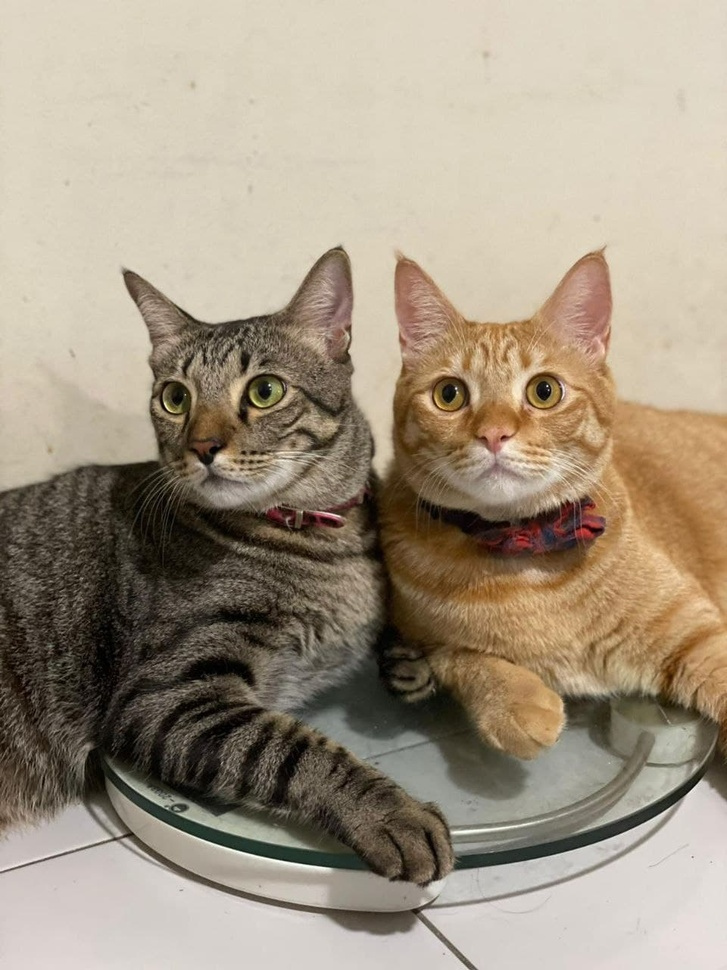
#> input picture Map_Merging/Sandbox_Practice/Images/cat1.jpg, 727 x 970 px, shrunk from 960 x 1280 before the run, found by its file name
$ python thresholding.py
#> lines starting #> are read from the running program, lines starting #| are printed output that depends on the picture; after the words box and inside, x2 and y2 are one past the last pixel; in counts of white or black regions, pixels touching at a corner belong together
import cv2 as cv
import numpy as np
import matplotlib.pyplot as plt

img = cv.imread('Images/Cat1.jpg')
#> img is the input picture: shape (970, 727, 3); mean B, G, R 130.7, 149.4, 162.2
cv.imshow('Cats', img)

gray=cv.cvtColor(img, cv.COLOR_BGR2GRAY)
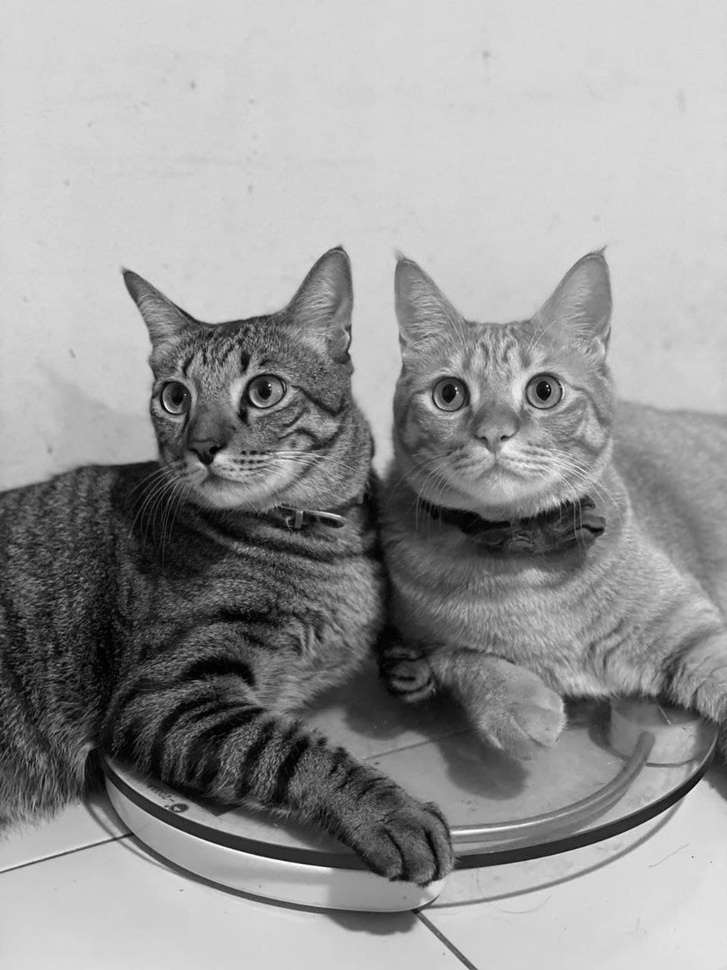
#> gray: shape (970, 727); min 0, max 254, mean 151.1
cv.imshow('Gray', gray)

# Simple Thresholding
threshold, thresh = cv.threshold(gray, 130, 255, cv.THRESH_BINARY)
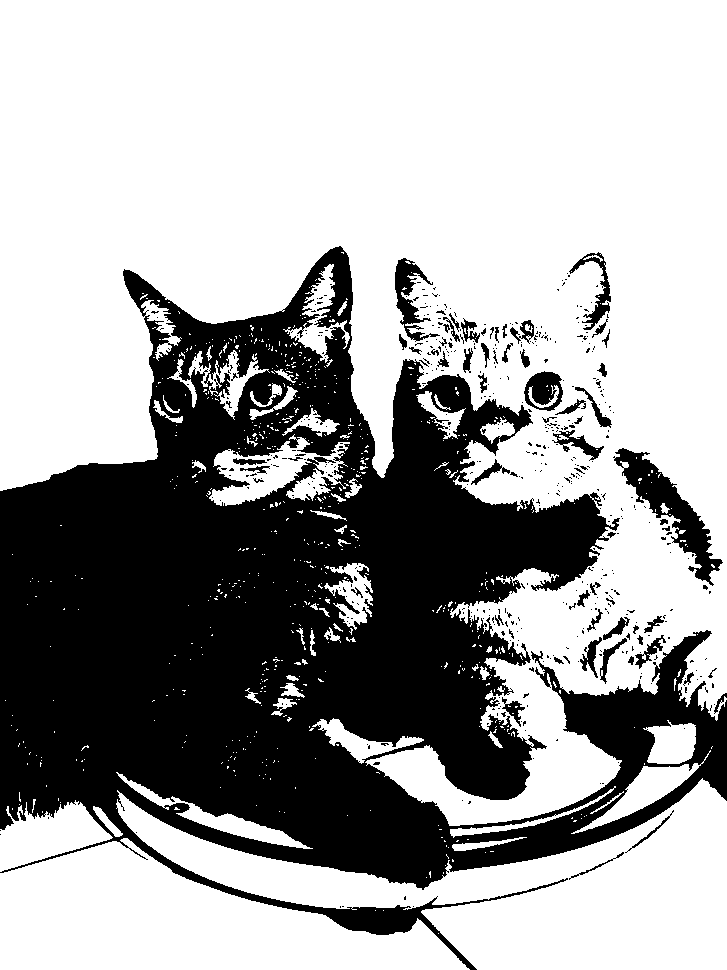
#> thresh: shape (970, 727); 64.4% white; 509 black regions (443 under 20 px), largest, box (x1, y1, x2, y2) and area: (0, 246, 727, 970) 237064, (613, 448, 723, 586) 3945, (395, 258, 440, 342) 1307
cv.imshow('Simple Thresholded', thresh)

threshold, thresh_inv = cv.threshold(gray, 130, 255, cv.THRESH_BINARY_INV)
cv.imshow('Simple Thresholded Inverse', thresh_inv)

# Adaptive Thresholding --> No need to specify the threshold value
# Window sliding and getting the average ofthe pixels in the window
adaptive_thresholding = cv.adaptiveThreshold(gray, 255, adaptiveMethod=cv.ADAPTIVE_THRESH_MEAN_C, thresholdType=cv.THRESH_BINARY, blockSize=11, C=3)
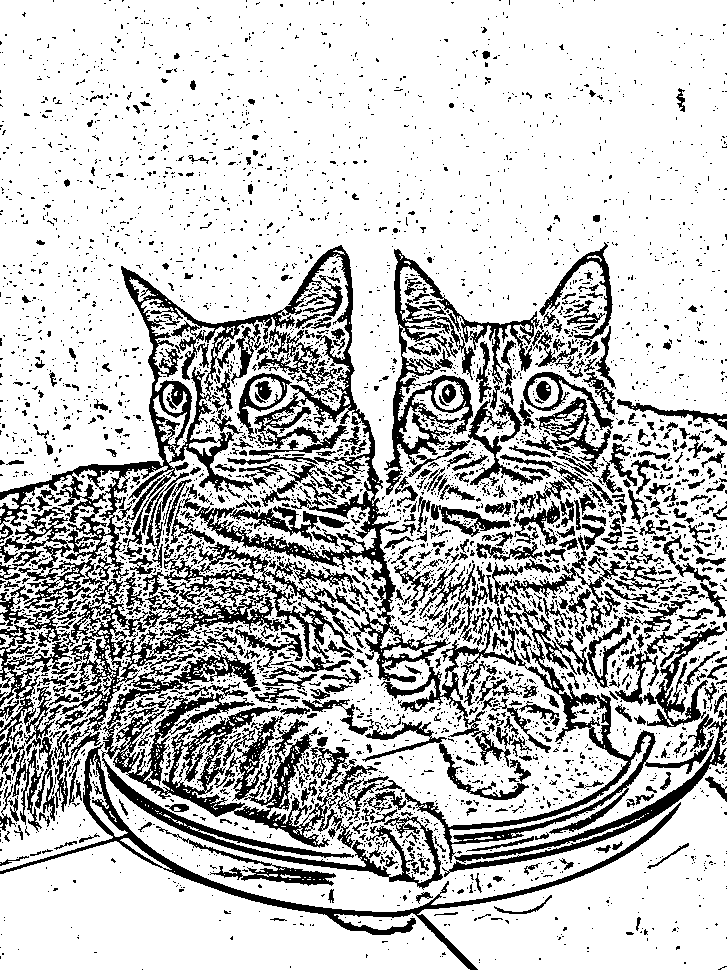
#> adaptive_thresholding: shape (970, 727); 76.5% white; 4268 black regions (3692 under 20 px), largest, box (x1, y1, x2, y2) and area: (60, 541, 443, 890) 28344, (0, 245, 451, 683) 27796, (381, 597, 714, 863) 9546
cv.imshow('Adaptive Thresholding', adaptive_thresholding)

cv.waitKey(0)

$ run again, with Map_Merging/Sandbox_Practice/Images/cat2.jpg copied over Map_Merging/Sandbox_Practice/Images/cat1.jpg
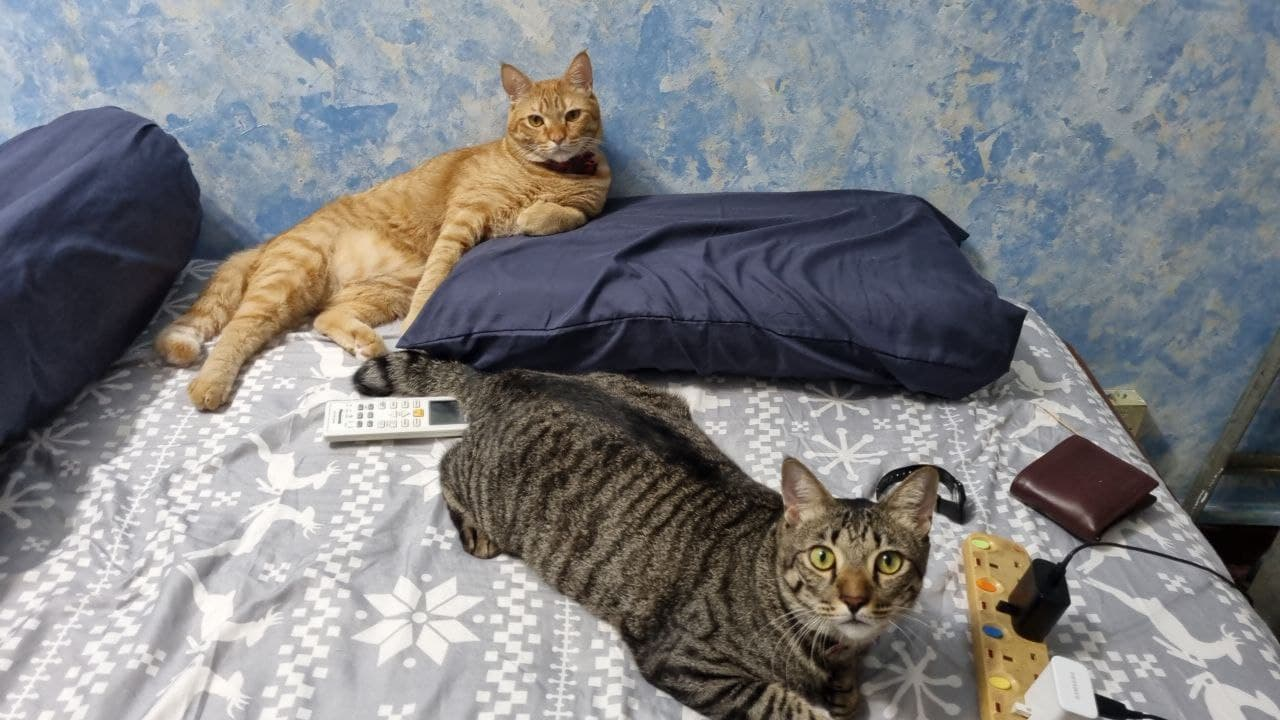
#> input picture Map_Merging/Sandbox_Practice/Images/cat2.jpg, 1280 x 720 px, found by its file name
#> img is the input picture: shape (720, 1280, 3); mean B, G, R 128.8, 126.9, 126.7
#> `threshold, thresh = cv.threshold(gray, 130, 255, cv.THRESH_BINARY)`:
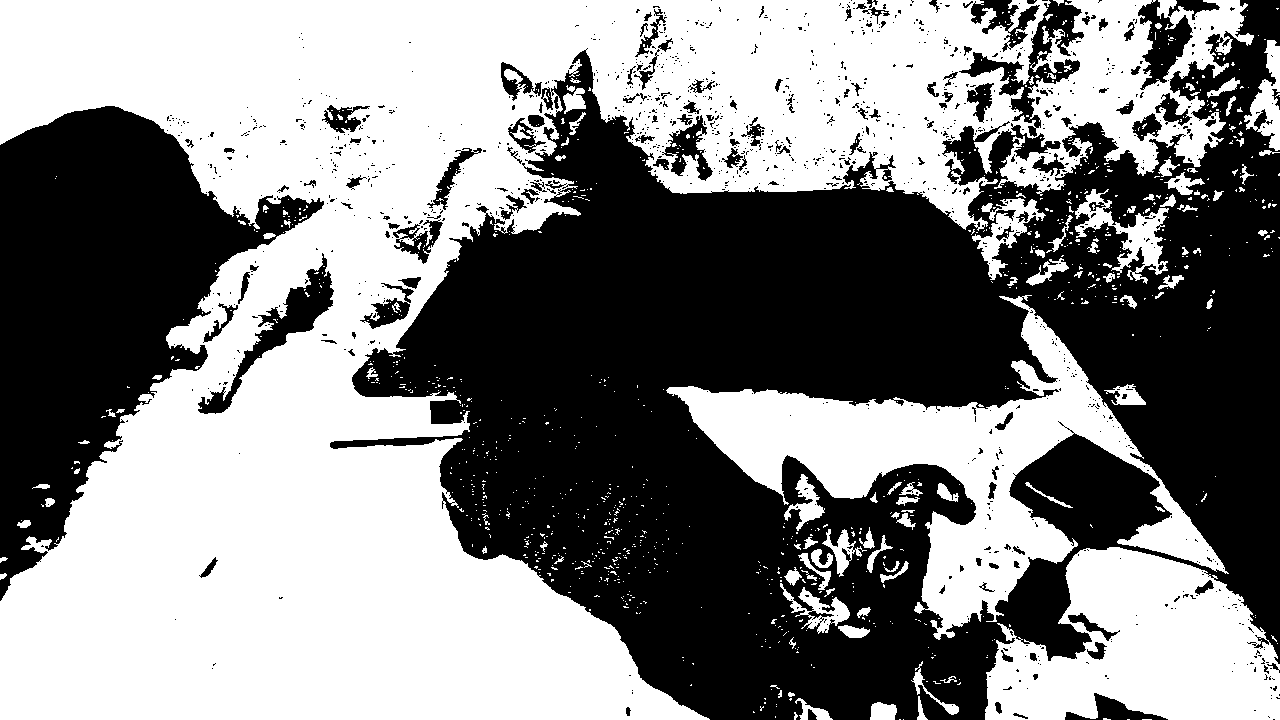
#> thresh: shape (720, 1280); 51.9% white; 1191 black regions (1055 under 20 px), largest, box (x1, y1, x2, y2) and area: (330, 0, 1280, 720) 339779, (0, 106, 324, 601) 72287, (959, 0, 1084, 137) 3924
#> `adaptive_thresholding = cv.adaptiveThreshold(gray, 255, adaptiveMethod..`:
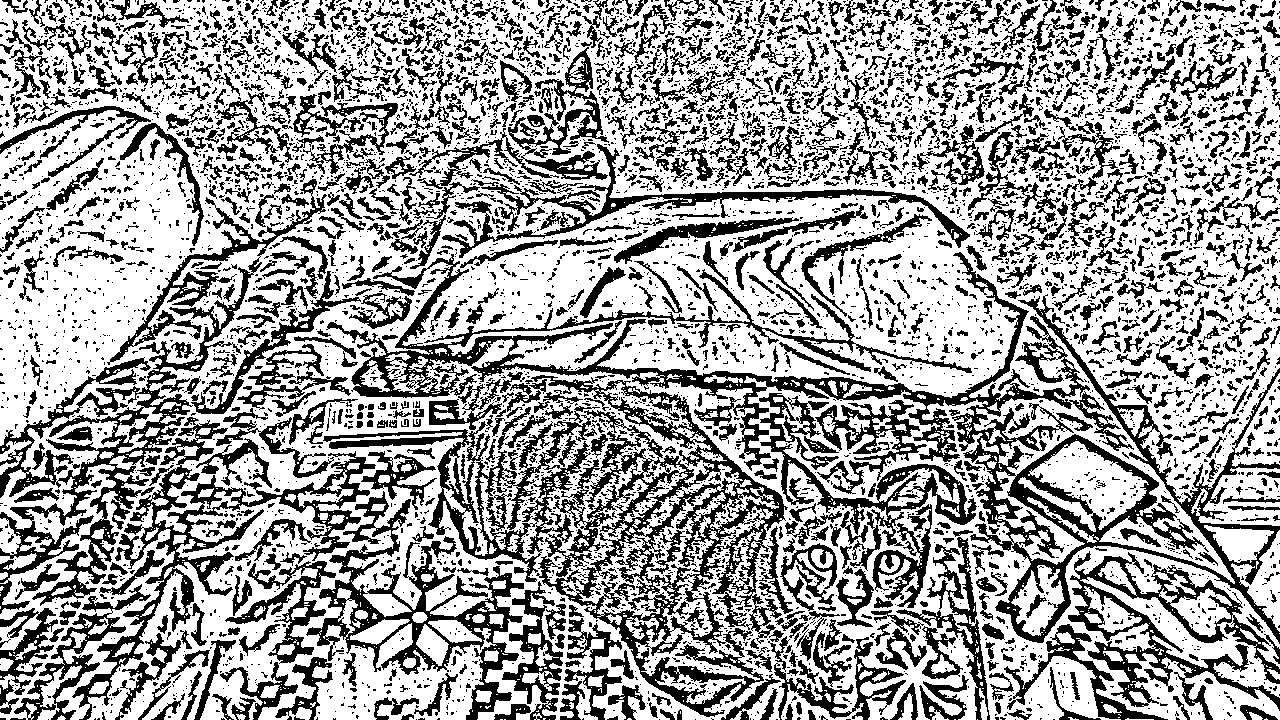
#> adaptive_thresholding: shape (720, 1280); 63.9% white; 6350 black regions (4915 under 20 px), largest, box (x1, y1, x2, y2) and area: (326, 252, 1280, 644) 38585, (323, 375, 788, 717) 32148, (0, 179, 327, 614) 17953

$ run again, with Map_Merging/Sandbox_Practice/Images/cat3.jpg copied over Map_Merging/Sandbox_Practice/Images/cat1.jpg
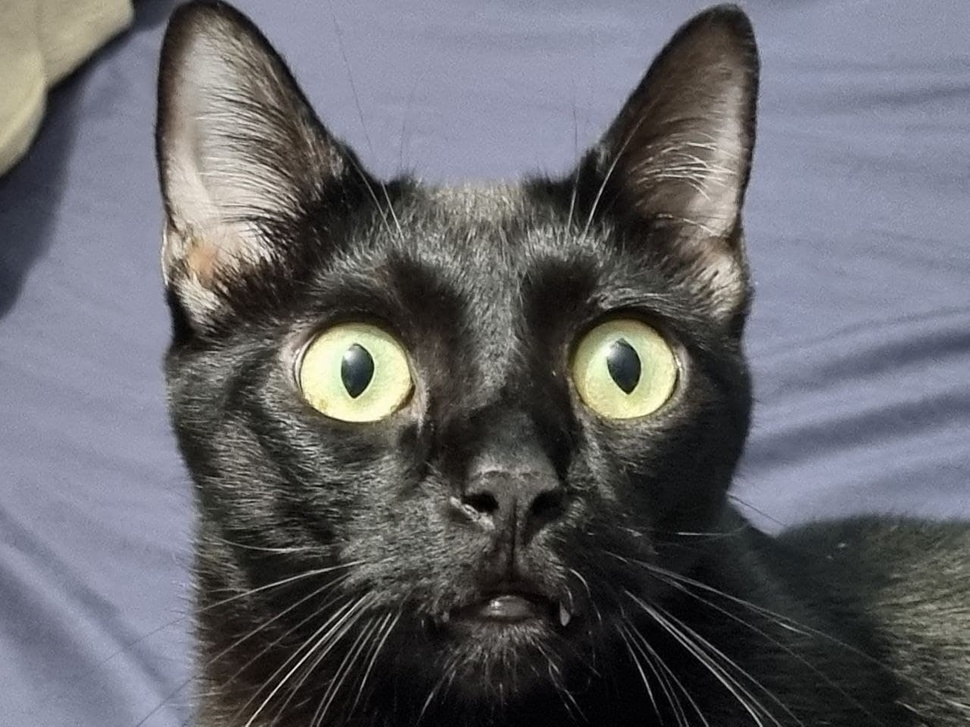
#> input picture Map_Merging/Sandbox_Practice/Images/cat3.jpg, 970 x 727 px, shrunk from 1280 x 960 before the run, found by its file name
#> img is the input picture: shape (727, 970, 3); mean B, G, R 106, 101.2, 100.9
#> `threshold, thresh = cv.threshold(gray, 130, 255, cv.THRESH_BINARY)`:
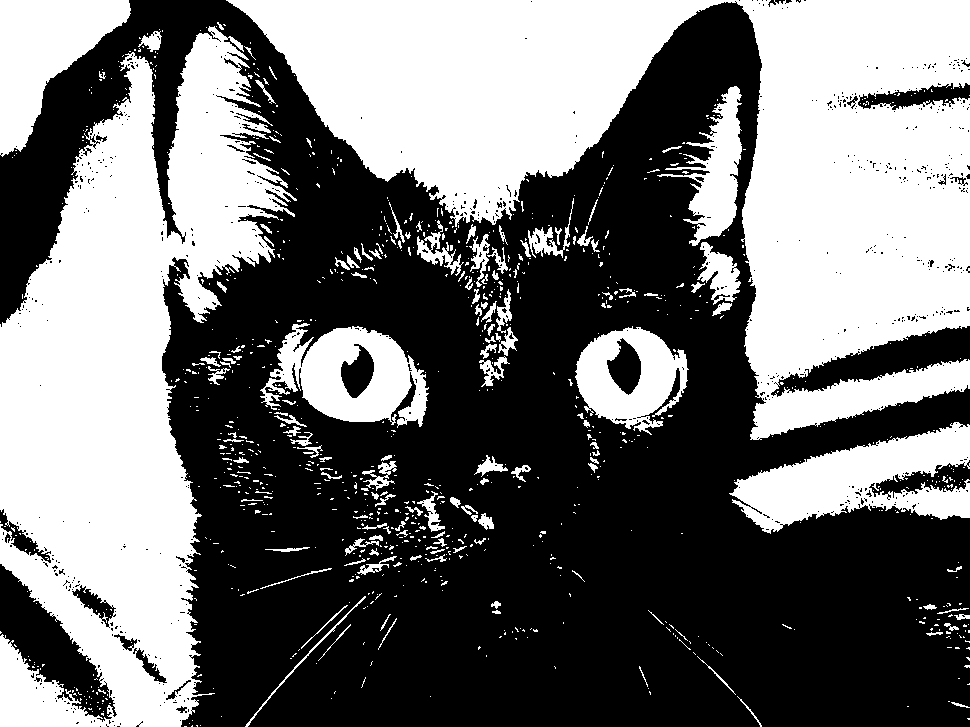
#> thresh: shape (727, 970); 44.5% white; 988 white regions (839 under 20 px), largest, box (x1, y1, x2, y2) and area: (226, 0, 970, 440) 144136, (0, 26, 297, 727) 108095, (729, 422, 970, 534) 13603
#> `adaptive_thresholding = cv.adaptiveThreshold(gray, 255, adaptiveMethod..`:
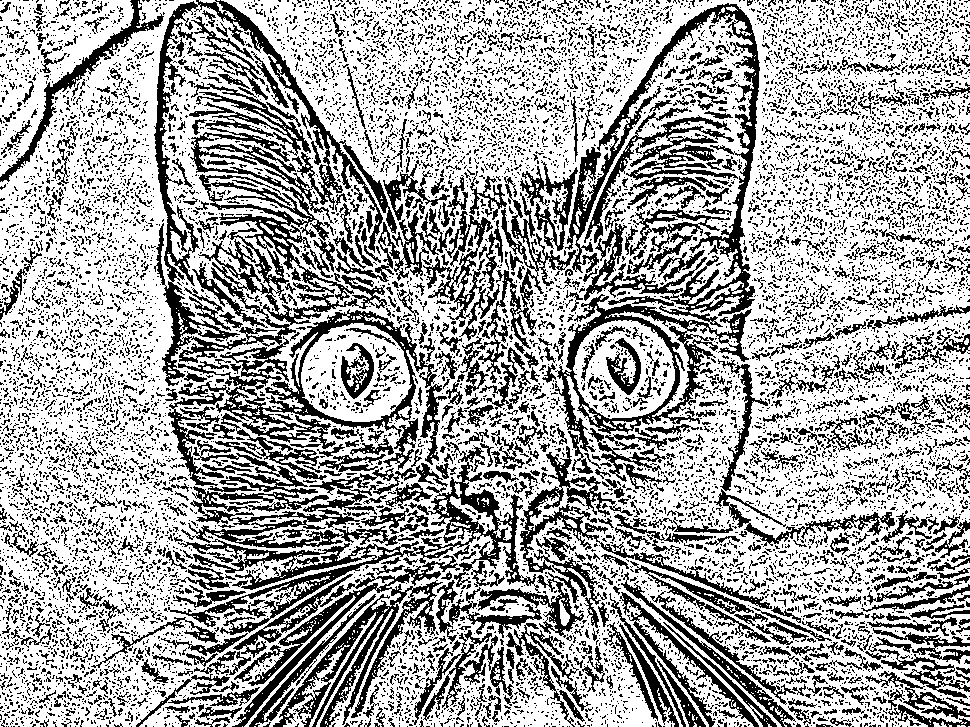
#> adaptive_thresholding: shape (727, 970); 65.6% white; 12210 black regions (11090 under 20 px), largest, box (x1, y1, x2, y2) and area: (154, 0, 447, 480) 29896, (477, 3, 760, 383) 13471, (232, 555, 460, 727) 10532

$ run again, with Map_Merging/Sandbox_Practice/Images/level5_hokuyo_crop1.jpg copied over Map_Merging/Sandbox_Practice/Images/cat1.jpg
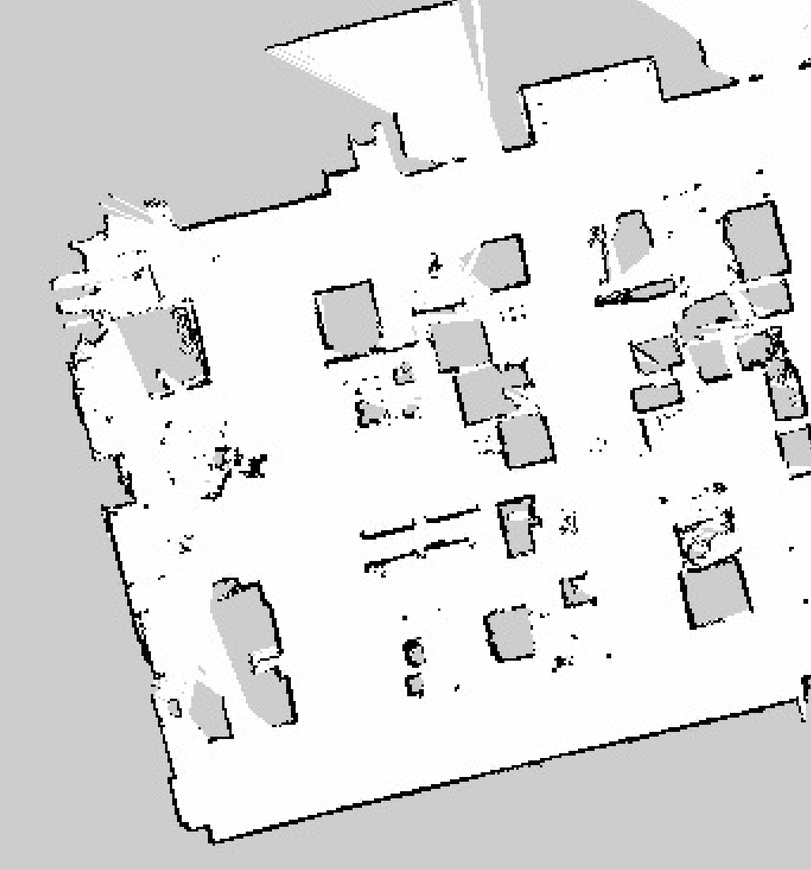
#> input picture Map_Merging/Sandbox_Practice/Images/level5_hokuyo_crop1.jpg, 811 x 870 px, shrunk from 1709 x 1833 before the run, found by its file name
#> img is the input picture: shape (870, 811, 3); min 0, max 255, mean 223.3
#> `threshold, thresh = cv.threshold(gray, 130, 255, cv.THRESH_BINARY)`:
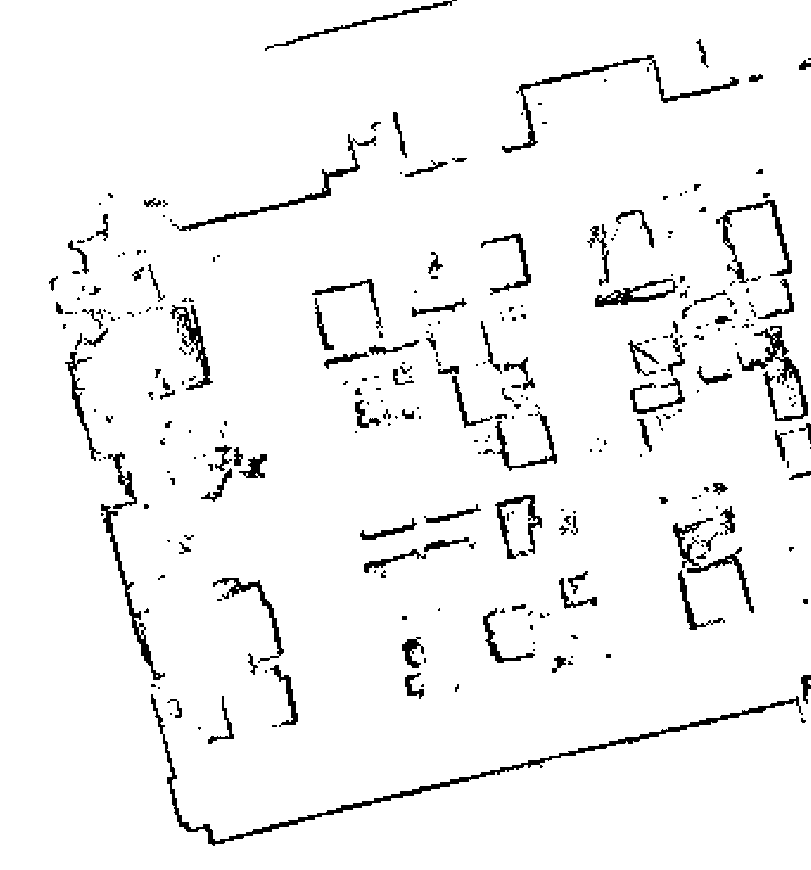
#> thresh: shape (870, 811); 95.4% white; 307 black regions (171 under 20 px), largest, box (x1, y1, x2, y2) and area: (151, 694, 803, 846) 3452, (502, 55, 739, 153) 1492, (737, 326, 808, 421) 1447
#> `adaptive_thresholding = cv.adaptiveThreshold(gray, 255, adaptiveMethod..`:
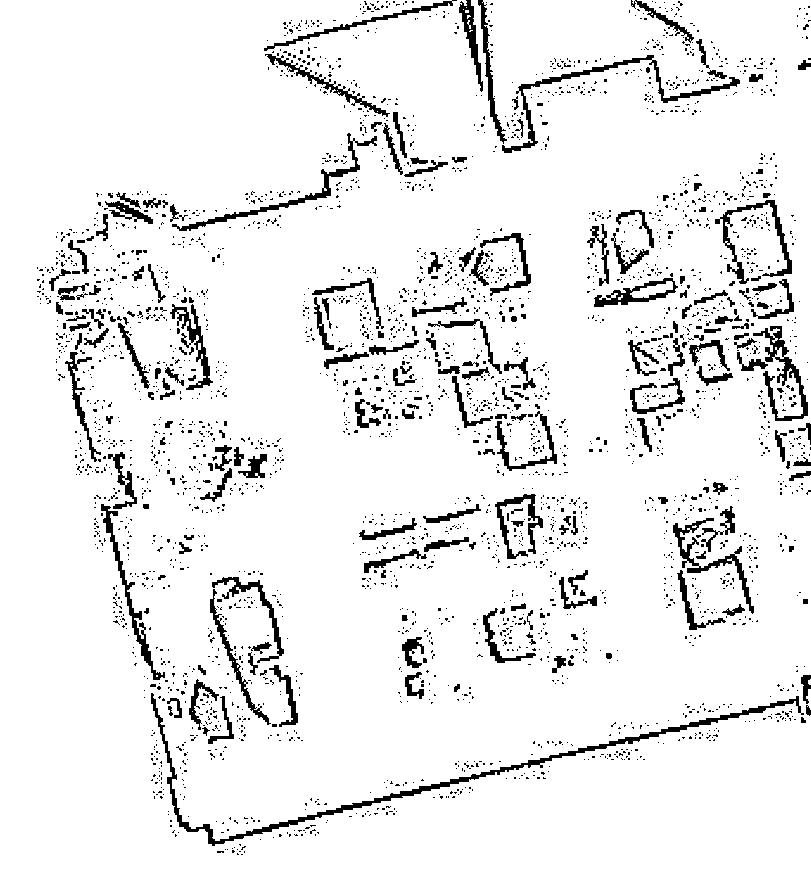
#> adaptive_thresholding: shape (870, 811); 92.5% white; 3210 black regions (2985 under 20 px), largest, box (x1, y1, x2, y2) and area: (151, 693, 804, 846) 3545, (502, 55, 740, 153) 1554, (172, 133, 377, 231) 1270
